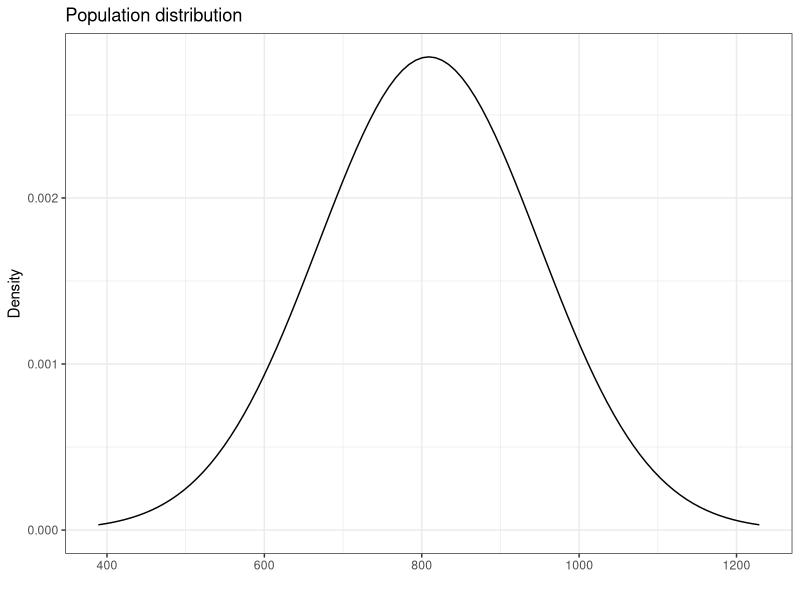

The R script that drew this image:
## ---- chunk 1
library(tidyverse)
theme_set(theme_bw())
## ---- chunk 2
ggplot(NULL, aes(c(809 - 140*3, 809 + 140*3))) +
  geom_area(stat = "function", fun = dnorm, 
            args = list(mean = 809, sd = 140), color = "black", fill = NA) +
  labs(title = "Population distribution", x = "", y = "Density") 
## ---- chunk 3
(Q1 <- qnorm(0.25, mean = 809, sd = 140))
(Q2 <- qnorm(0.5, mean = 809, sd = 140))
(Q3 <- qnorm(0.75, mean = 809, sd = 140))
## ---- chunk 4

